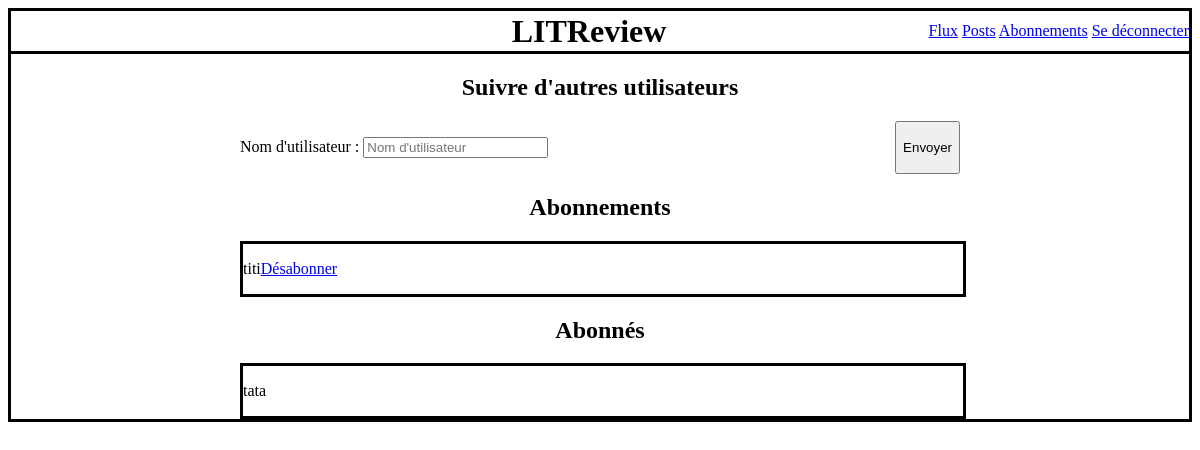
/follow/ (signed in), run on an earlier commit of the app's database.
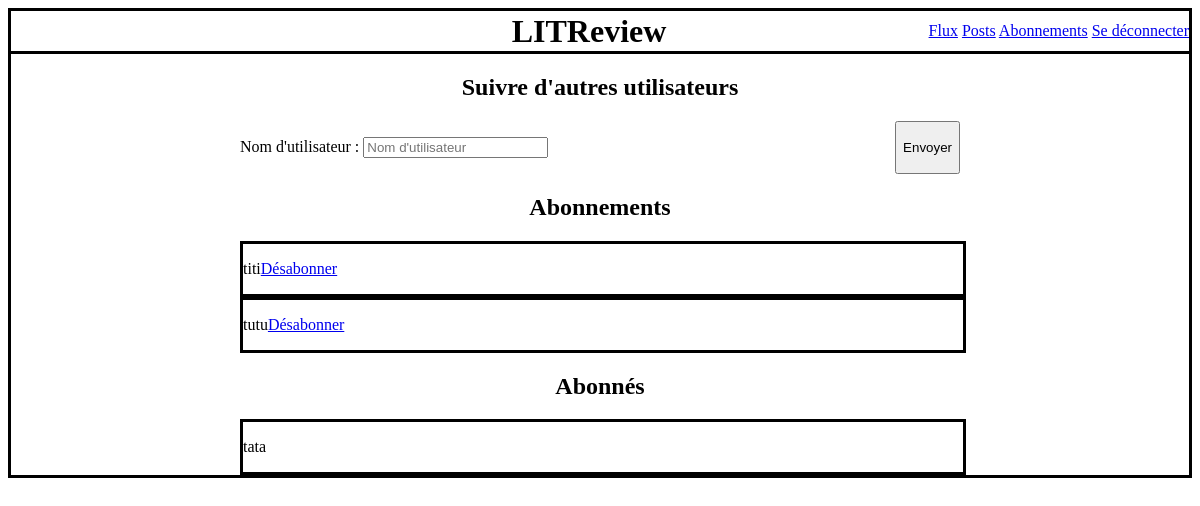
And on a later commit of the database.
### review/models.py (models this page shows)
class UserFollows(models.Model):
    user = models.ForeignKey(to=settings.AUTH_USER_MODEL, on_delete=models.CASCADE, related_name="following")
    followed_user = models.ForeignKey(to=settings.AUTH_USER_MODEL, on_delete=models.CASCADE, related_name="followed_by")
    class Meta:
        unique_together = ('user', 'followed_user', )

### authentication/models.py (models this page shows)
class User(AbstractBaseUser):
    username = models.CharField(max_length=150, unique=True)
    objects = UserManager()
    USERNAME_FIELD = 'username'

### review/views.py (the view, shortened to what this page needs)
# urls.py: path("follow/", review.views.FollowPage.as_view(), name="followed-users"),
class FollowPage(View):
    form = forms.UserFollowsForm
    def get(self, request):
        form = self.form()
        follows = models.UserFollows.objects.filter(user=request.user)
        followers = models.UserFollows.objects.filter(followed_user=request.user)
        return render(request,
                      "review/followed_users.html",
                      {"follows": follows,
                       "form": form,
                       "followers": followers})

### review/forms.py
class UserFollowsForm(forms.ModelForm):
    class Meta:
        model = models.UserFollows
        fields = ["followed_user", ]
        labels = {
            "followed_user": "Nom d'utilisateur"
        }
        widgets = {
            "followed_user": forms.TextInput(attrs={
                'placeholder': "Nom d'utilisateur"
            })
        }

### review/templates/review/followed_users.html (shortened to what this page needs)
{% extends "base.html" %}
{% load static %}
{% block style %}
  <link rel="stylesheet" href="{% static 'authentication/style.css' %}" />
{% endblock %}
{% block content %}
<div id="follow-page">
    <div>
        <h2>Suivre d'autres utilisateurs</h2>
        <form method="post">
            {{ form.as_p }}
            <button type="submit">Envoyer</button>
        </form>
    </div>
    <div>
        <h2>Abonnements</h2>
        {% if follows %}
            {% for follow in follows %}
                <div id="followed">
                    <p>{{ follow.followed_user }}</p>
                    <a href="{% url 'delete-follow' follow.id %}">Désabonner</a>
                </div>
            {% endfor %}
        {% else %}
            <p>Vous ne suivez pas encore d'utilisateurs.</p>
        {% endif %}
    </div>
    <div>
        <h2>Abonnés</h2>
        {% if followers %}
            {% for follower in followers %}
                <div>
                    <p>{{ follower.user }}</p>
                </div>
            {% endfor %}
        {% else %}
            <p>Personne ne vous suit.</p>
        {% endif %}
    </div>
</div>
{% endblock %}

What changed in the data, as far as the page shows it:
added UserFollows: followed_user "tutu", shown under "Abonnements"
